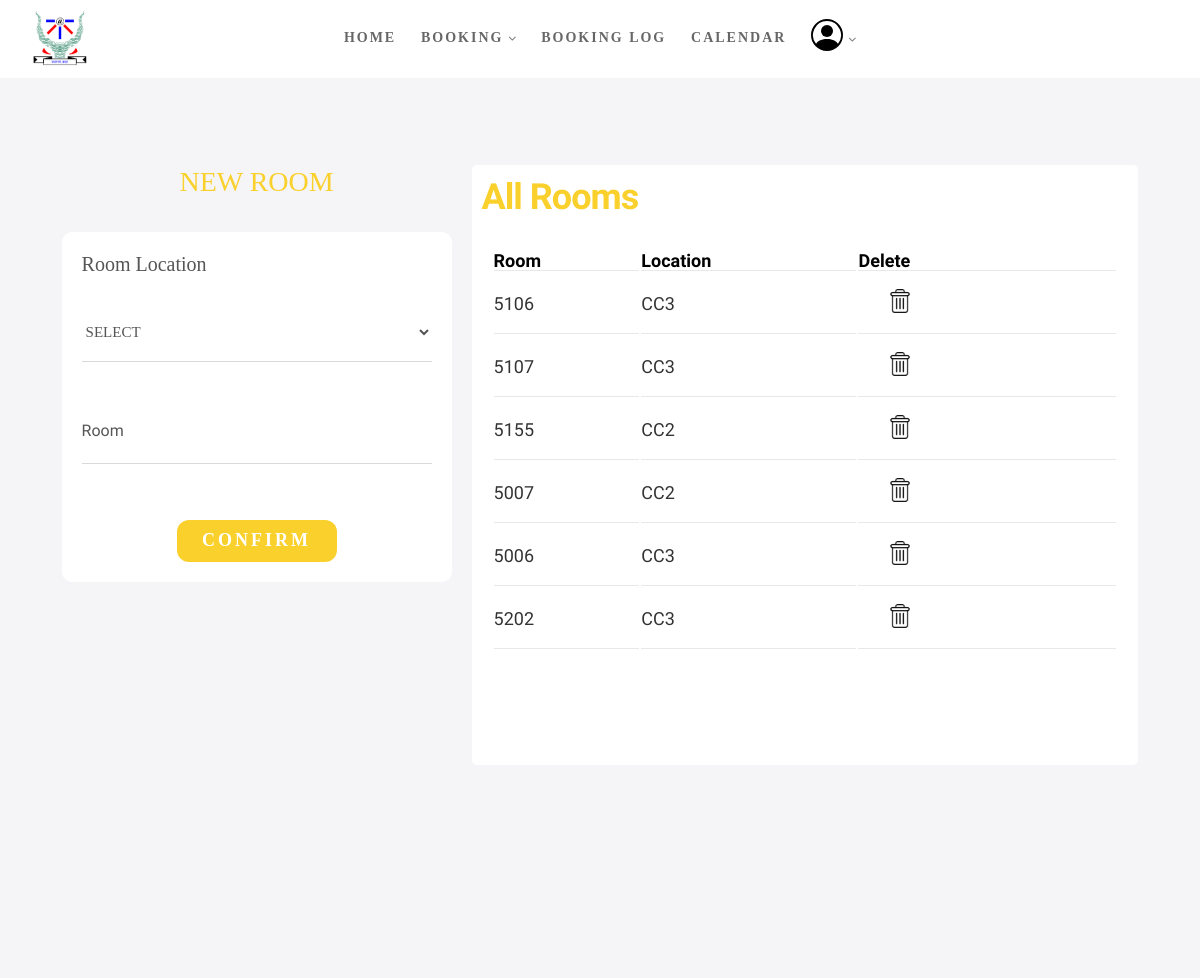
The page /addRoom.php on the database as committed earlier.
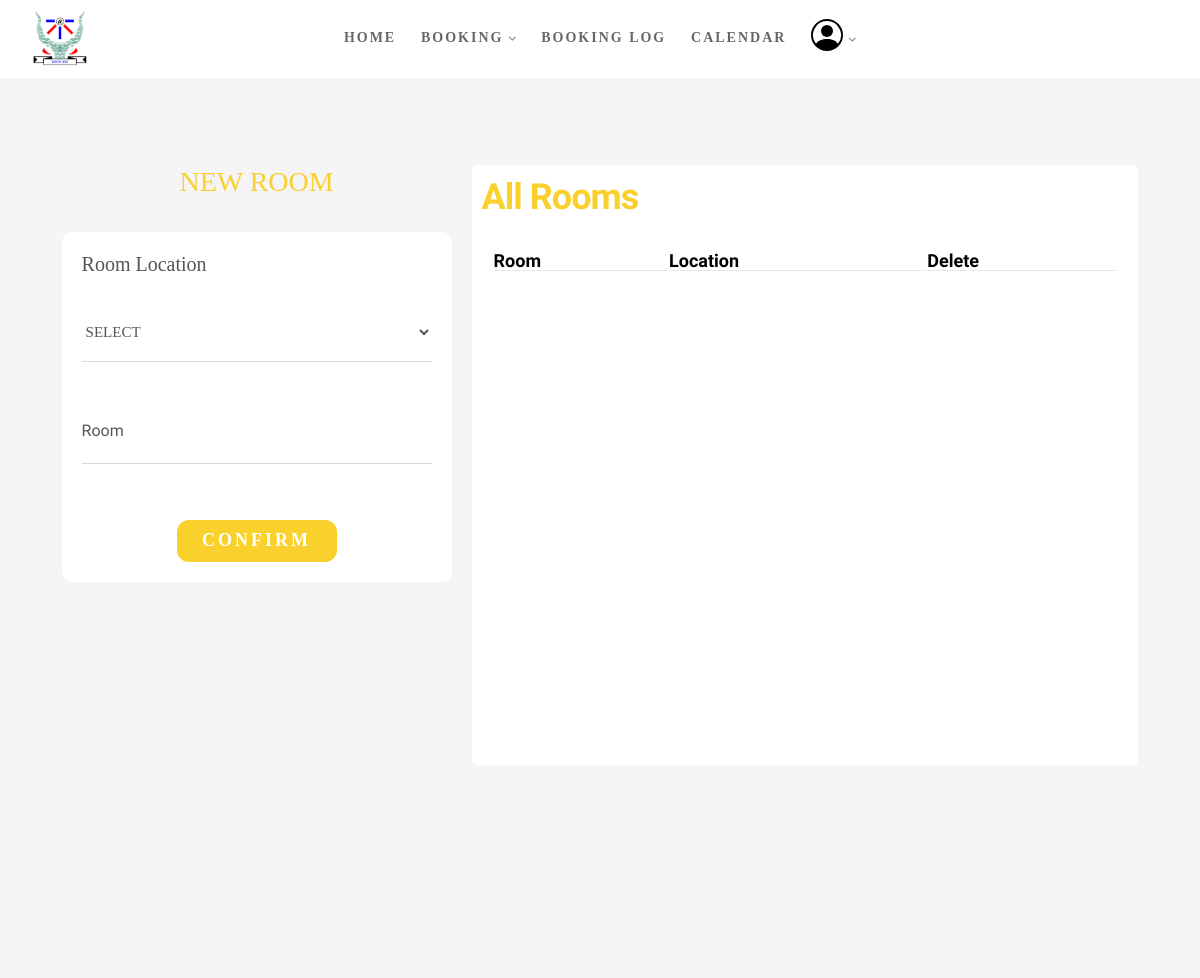
The same page on the database as committed later.
### tables this page shows
CREATE TABLE `classroom`(
    `id` INT(11) NOT NULL,
    `roomname` VARCHAR(10) NOT NULL,
    `locationid` INT(11) NOT NULL
);

CREATE TABLE `location`(
    `id` INT(11) NOT NULL,
    `name` VARCHAR(20) NOT NULL
);

### model/connect.php (called while the page is built, shortened)
<?php
function execute($query)
{
    $conn = mysqli_connect('localhost', 'root', 'root', 'orr', 3307);
    $result = mysqli_query($conn, $query);
    return $result;
}
?>

### model/query.php (called while the page is built, shortened)
<?php
require_once("connect.php");
function getAllRooms()
{
    $sql = "SELECT * from classroom";
    $result = execute($sql);
    $locationlist = array();
    for ($i = 0; $row = mysqli_fetch_assoc($result); $i++) {
        $locationlist[$i] = $row;
    }
    return $locationlist;
}
function getLocationById($id)
{
    $sql = "SELECT * from location where id='$id'";
    $result = execute($sql);
    $locationname = mysqli_fetch_array($result);
    return $locationname;
}
?>

### addRoom.php (the view, shortened to what the changed rows need)
<!DOCTYPE html>
<html class="no-js" lang="en">
<head>
    <link rel="stylesheet" href="_css/main.css">
    <link rel="stylesheet" href="_css/base.css">
    <link rel="stylesheet" type="text/css" href="fonts/Linearicons-Free-v1.0.0/icon-font.min.css">
    <link rel="stylesheet" type="text/css" href="css/main.css">
    <?php include("model/query.php");
    ?>
</head>
<body id="top">
    <section class="s-content s-content--top-padding s-content--narrow">
        <div class="limiter">
            <div class="container-login100" style="gap:2rem">
                <div style="overflow: scroll;margin:0;height:60rem" class="row login102-form">
                    <h1 style=" color: #fad02c;padding:1rem">All Rooms</h1>
                    <form action="controller/deleteRoom.php" method="post">
                        <table class="login100-form validate-form p-b-33 p-t-5">
                            <tr>
                                <th>Room</th>
                                <th>Location</th>
                                <th>Delete</th>
                            </tr>
                            <?php
                            $roomList = getAllRooms();
                            foreach ($roomList as $b) {
                                $locationName = getLocationById($b['locationid'])
                                    ?>
                            <tr>
                                <td><?php echo $b['roomname']; ?></td>
                                <td><?php echo $locationName['name']; ?></td>
                                <td><button type="submit" name="id" value="<?php echo $b['id'] ?>"><img
                                            src="./images/delete.png" style="width:24px;cursor:pointer" /></button>
                                </td>
                            </tr>
                            <?php }
                            ?>
                        </table>
                    </form>
                </div>
            </div>
        </div>
    </section>
</body>
</html>

Rows that differ between the two databases and show on the page:
removed classroom: roomname "5106", locationid.name "CC3", $b['id'] 4 (drawn)
removed classroom: roomname "5107", locationid.name "CC3", $b['id'] 5 (drawn)
removed classroom: roomname "5155", locationid.name "CC2", $b['id'] 6 (drawn)
removed classroom: roomname "5007", locationid.name "CC2", $b['id'] 7 (drawn)
removed classroom: roomname "5006", locationid.name "CC3", $b['id'] 8 (drawn)
removed classroom: roomname "5202", locationid.name "CC3", $b['id'] 9 (drawn)
